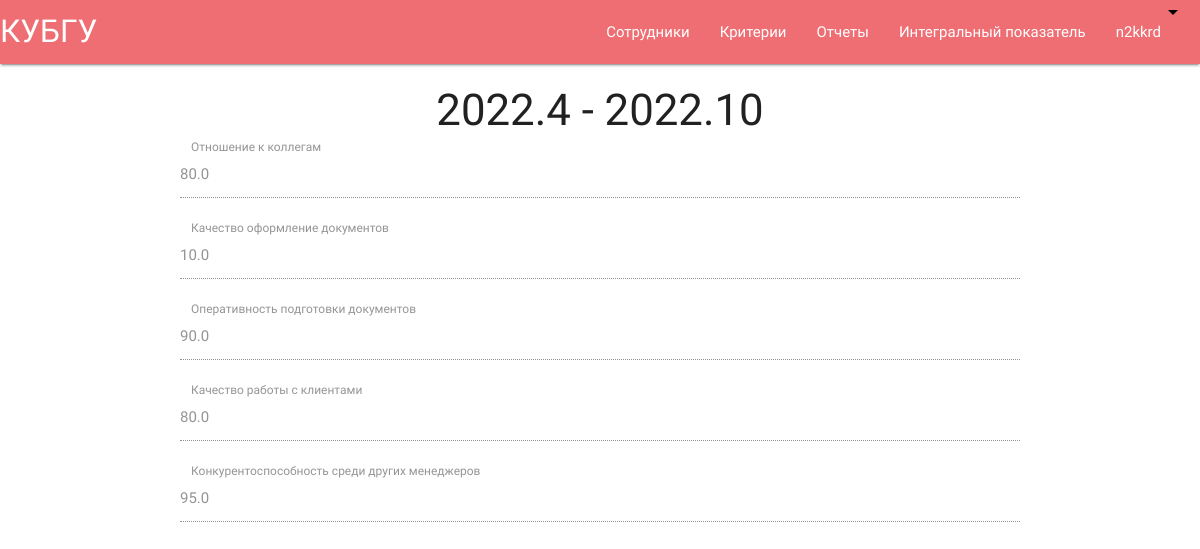
/view_big_report/3 (signed in), run on the app's committed database.
### core/models.py (models this page shows)
class BigReportStaff(models.Model):
    first_year = models.IntegerField(verbose_name='С года')
    first_month = models.IntegerField(verbose_name='С месяца')
    last_year = models.IntegerField(verbose_name='По год')
    last_month = models.IntegerField(verbose_name='По месяц')
    staff = models.ForeignKey(Staff, verbose_name='Cотрудник', related_name='BigReportStaff', null=True, on_delete=models.CASCADE)

class Criteria(models.Model):
    title = models.CharField(verbose_name='Название', max_length=256)
    value = models.FloatField(verbose_name='Значение', null=True)
    month = models.ForeignKey(Month,               verbose_name='Месяц',                        on_delete=models.CASCADE, related_name='criteria', null=True)
    big_report = models.ForeignKey(BigReportStaff, verbose_name='Большой репорт по сотруднику', on_delete=models.CASCADE, related_name='criteria', null=True)
    create_date = models.DateField(verbose_name='Дата создания', auto_now=True)

### core/views.py (the view)
# urls.py: path('view_big_report/<int:report_id>', view_big_report, name='view_big_report'),
@login_required(login_url='/register/')
def view_big_report(request, report_id):
    report_obj = BigReportStaff.objects.get(id=int(report_id))
    context = {
        'title': 'Отчет',
        'report_obj': report_obj,
    }
    return render(request, 'general/view_big_report.html', context)

### templates/general/view_big_report.html
{% extends 'layouts/base_layout.html' %}
{% block content %}
    <div class="container center">
        <h3>{{ report_obj.first_year }}.{{ report_obj.first_month }} - {{ report_obj.last_year }}.{{ report_obj.last_month }}</h3>
        {% for criteria in report_obj.criteria.all %}
            <div class="input-field col s6">
                <input type="text" disabled value="{{ criteria.value }}">
                <label for="{{ criteria.title }}">{{ criteria.title }}</label>
            </div>
        {% endfor %}
    </div>
{% endblock content %}

### templates/layouts/base_layout.html (shortened to what this page needs)
{% load static %}
<!DOCTYPE html>
<html lang="en">
<head>
    <link rel="stylesheet" href="{% static 'css/materialize.css' %}" type="text/css">
    <link rel="stylesheet" href="{% static 'css/ymCal.css' %}" type="text/css">
</head>
<body>
<nav>
    <div class="nav-wrapper">
        <a href="{% url 'home' %}" class="brand-logo">КУБГУ</a>
        <ul id="nav-mobile" class="right hide-on-med-and-down">
            <li {% if title == 'Сотрудники' %}                  class="active"{% endif %}><a href="{% url 'staff' %}">             Сотрудники             </a>
            </li>
            <li {% if title == 'Критерии' %}                    class="active"{% endif %}><a href="{% url 'criteria' %}">          Критерии               </a>
            </li>
            <li {% if title == 'Отчеты' %}                      class="active"{% endif %}><a href="{% url 'big_report' %}">        Отчеты                 </a>
            <li {% if title == 'Интегральный показатель' %}     class="active"{% endif %}><a href="{% url 'integral_indicator' %}">Интегральный показатель</a>
            </li>
            <li>
                <a class="dropdown-button" data-activates="dropdown1">{{ user }}
                    <img src="{% static 'img/icons/arrow_drop_down.png' %}" class="material-icons right">
                </a>
            </li>
        </ul>
    </div>
</nav>
{% block content %}{% endblock %}
</body>
</html>

### data on the page
BigReportStaff: first_year "2022", first_month "4", last_year "2022", last_month "10"
Criteria: value "80.0", title "Отношение к коллегам"
Criteria: value "10.0", title "Качество оформление документов"
Criteria: value "90.0", title "Оперативность подготовки документов"
Criteria: value "80.0", title "Качество работы с клиентами"
Criteria: value "95.0", title "Конкурентоспособность среди других менеджеров"

### other printed values
{{ user }} "n2kkrd"
